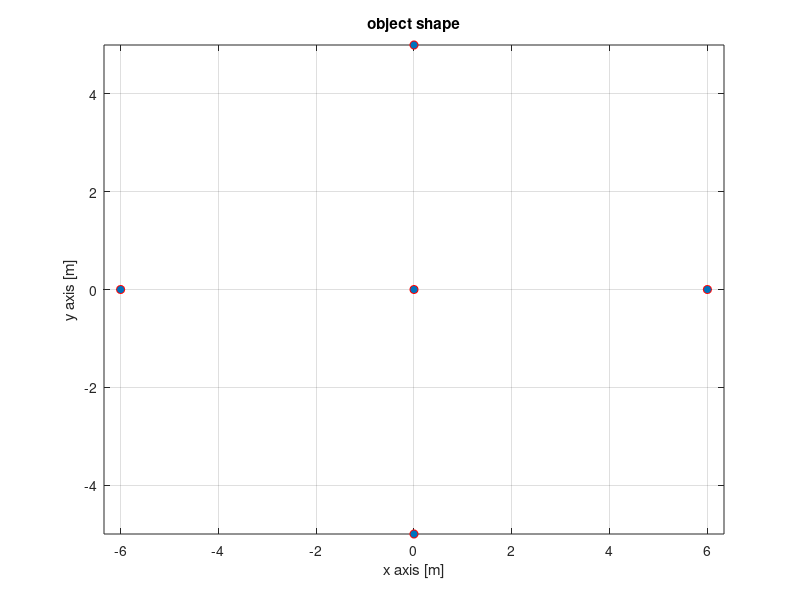
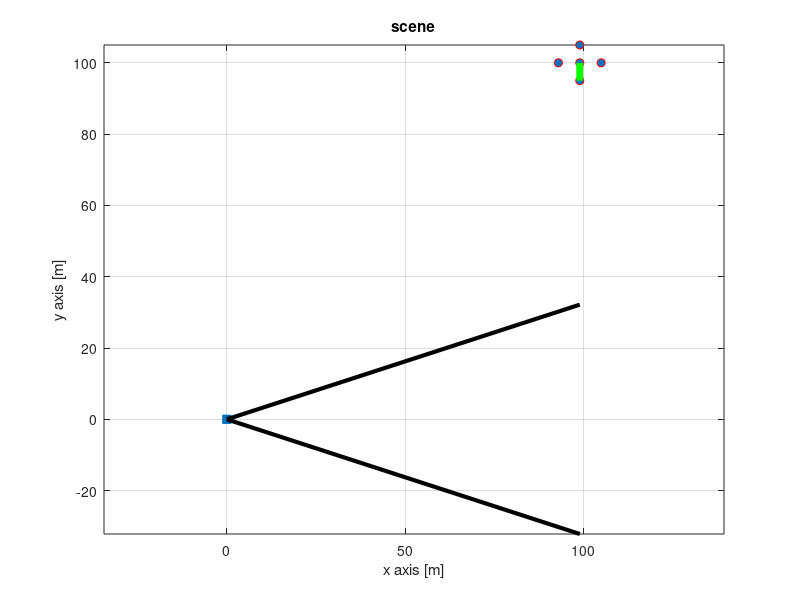
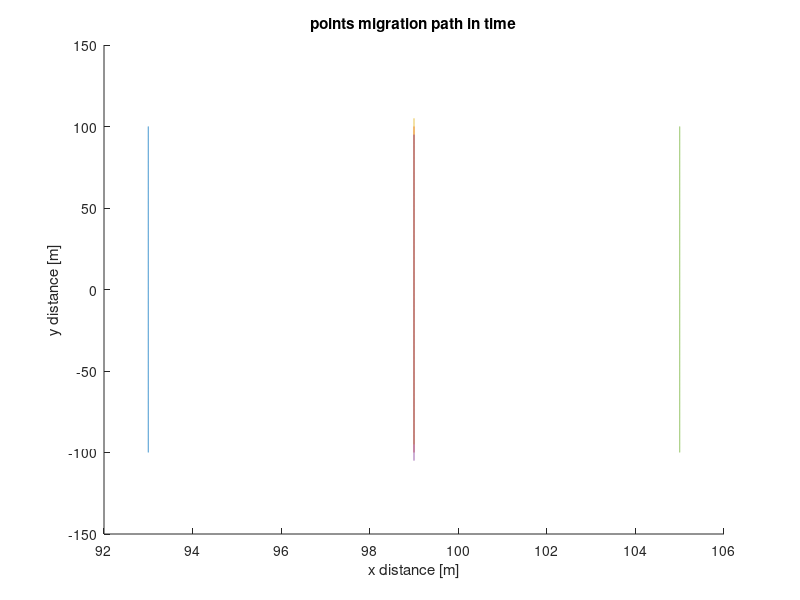
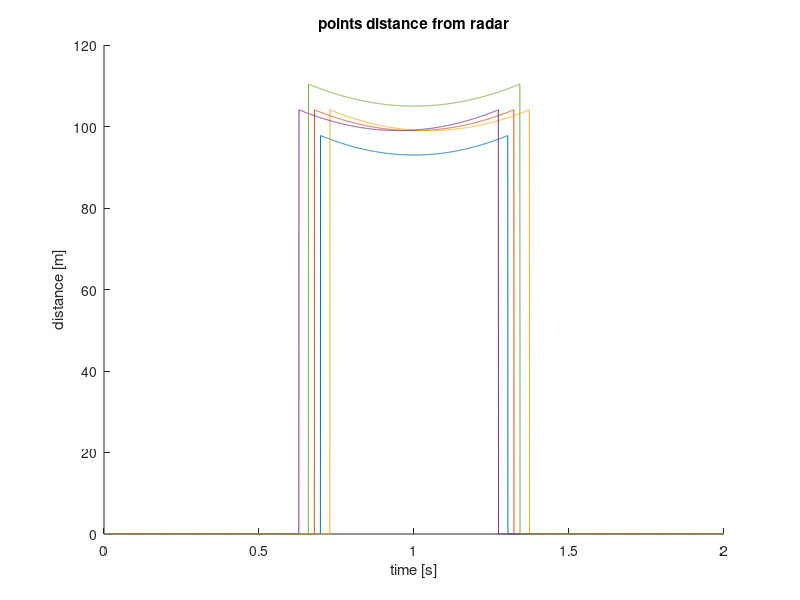

Write MATLAB code to recreate these figures, in order.
clear all;
close all;

%% SIMULATION SETTING
% beam angle
beam_angle = pi/10;
%timestep
timestep = 0.5e-3;

%time in [s]
time = 2;

% number of simulation points
points = time/timestep;

%time vector
time_vector = timestep:timestep:time;

% object distance from radar in [m]
distance_from_radar.x = 99;
distance_from_radar.y = 100;

% radar position is always (0,0) <=> ISAR
radar.x = 0;
radar.y = 0;

%% OBJECT
% OBJECT SHAPE
%   object shape is determined by giving (x,y) coorinates on a plane

object.x = [-6 0 0 0 6];
object.y = [0 0 5 -5 0];

% object.x = 0;
% object.y = 0;

% object.x = x;
% object.y = y;

figure(1)
plot(object.x,object.y,'or','MarkerFaceColor','#0072BD')
title('object shape')
xlabel('x axis [m]')
ylabel('y axis [m]')
axis equal
grid on;


% OBJECT VELOCITY
%   (velocity [m/s], angle[rad])
% 
%   Radial velocity is defined as being positive when a target is moving away from
%   the radar, and as negative when it is moving towards the radar.
%

velocity.speed = 100;
velocity.angle = -pi/2;

%radial_velocity = velocity.speed*cos(velocity.angle);


figure(2)
plot(0,0,'square','MarkerFaceColor','#0072BD')
hold on;
grid on;
title('scene')
xlabel('x axis [m]')
ylabel('y axis [m]')
axis equal
plot(object.x+distance_from_radar.x,object.y+distance_from_radar.y,'or','MarkerFaceColor','#0072BD')
%annotation('textarrow',[distance_from_radar.x, distance_from_radar.x + 5*cos(velocity.angle)],[distance_from_radar.y, distance_from_radar.y + 5*cos(velocity.angle)],'String',' Growth ','FontSize',13,'Linewidth',2)
line([distance_from_radar.x, distance_from_radar.x + 5*cos(velocity.angle)],[distance_from_radar.y, distance_from_radar.y + 5*sin(velocity.angle)],'color','green','linewidth',5)
line([0, distance_from_radar.x],[0, distance_from_radar.x*tan(beam_angle)],'color','black','linewidth',3)
line([0, distance_from_radar.x],[0, -distance_from_radar.x*tan(beam_angle)],'color','black','linewidth',3)
hold off;

%% POINTS GENERATION
%allocation

x = zeros(length(object.x),points);
y = zeros(length(object.x),points);

dvx = velocity.speed*cos(velocity.angle);
dvy = velocity.speed*sin(velocity.angle);

dx = velocity.speed*cos(velocity.angle)*timestep;
dy = velocity.speed*sin(velocity.angle)*timestep;
for j = 1:length(object.x)
    x(j,1) = object.x(j)+distance_from_radar.x;
    y(j,1) = object.y(j)+distance_from_radar.y;
end

% allocation
distance_from_radar = zeros(length(object.x),points);
radial_speed = zeros(length(object.x),points-1);
for i = 2:points
    for j = 1:length(object.x)
        x(j,i) = x(j,i-1) + dx;
        y(j,i) = y(j,i-1) + dy;
    end
end

for i = 1:points
    for j = 1:length(object.x)
        angle_to_radar(j,i) = atan(y(j,i)/x(j,i));
%         if abs(angle_to_radar) < beam_angle
             distance_from_radar(j,i) = sqrt((radar.x + x(j,i))^2 + (radar.y + y(j,i))^2);
%         else
%             distance_from_radar(j,i) = 0;
%         end
    end
end

for j = 1:length(object.x)
    radial_speed(j,:) = diff(distance_from_radar(j,:));
end

for j = 1:length(object.x)
    radial_speed(j,length(distance_from_radar)) = radial_speed(j,length(distance_from_radar)-1);
end

for i = 1:points
    for j = 1:length(object.x)
        if abs(angle_to_radar(j,i)) > beam_angle
            distance_from_radar(j,i) = 0;
            radial_speed(j,i) = 0;
        end
    end
end


%% RESULTS VISUALIZATION
figure(3)
hold on;
for i = 1:size(distance_from_radar,1)
    plot(x(i,:),y(i,:))
end
title('points migration path in time')
xlabel('x distance [m]')
ylabel('y distance [m]')
hold off;

figure(4)
hold on;
for i = 1:size(distance_from_radar,1)
    plot(time_vector,distance_from_radar(i,:))
end
title('points distance from radar')
xlabel('time [s]')
ylabel('distance [m]')
hold off;

figure(5)
hold on;
for i = 1:size(distance_from_radar,1)
    plot(time_vector,radial_speed(i,:))
end
title('radial velocity in time')
xlabel('time [s]')
ylabel('velocity [m/s]')
hold off;

